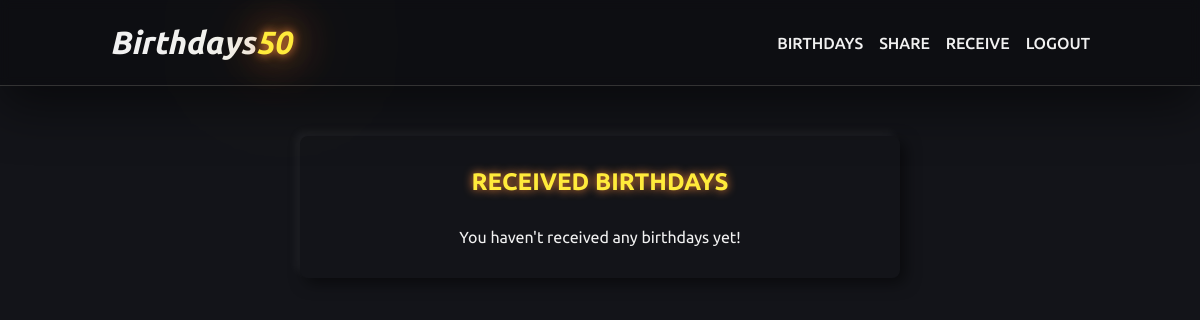
Page /receive (signed in) on the earlier database version.
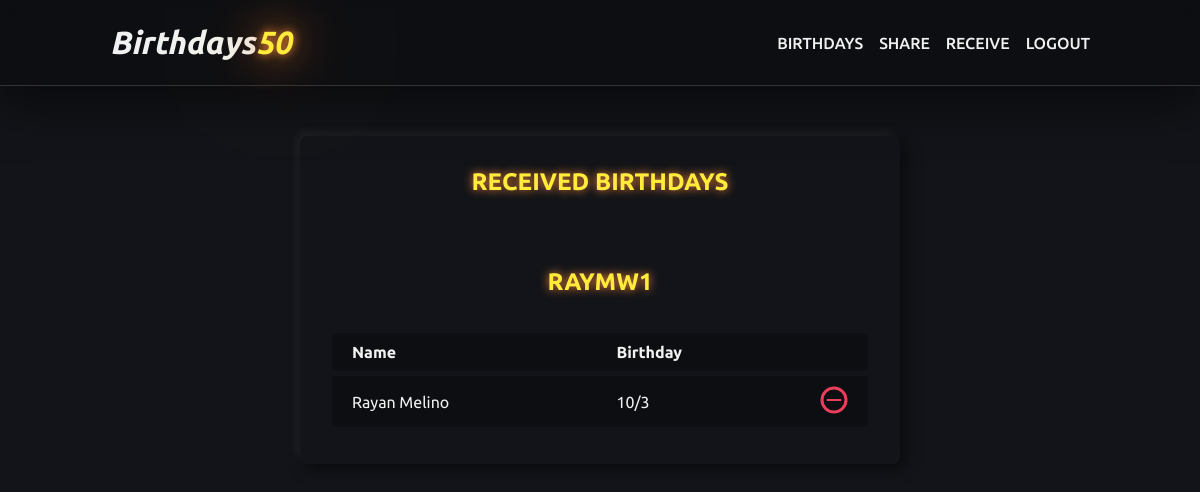
Same page on the later database version.
### tables this page shows
CREATE TABLE users (id INTEGER, email TEXT NOT NULL UNIQUE, username TEXT NOT NULL UNIQUE, password TEXT NOT NULL, PRIMARY KEY(id));

CREATE TABLE birthdays (id INTEGER, name TEXT NOT NULL, month INTEGER NOT NULL, day INTEGER NOT NULL, user_id INTEGER NOT NULL, PRIMARY KEY(id), FOREIGN KEY(user_id) REFERENCES users(id) ON DELETE CASCADE);

### application.py (the view)
@app.route("/receive")
@login_required
def receive():
  users = formatSharedBirthdays(session["user_id"])
  return render_template("receive.html", users=users)

### application.py (called while the page is built)
@app.after_request
def after_request(response):
    response.headers["Cache-Control"] = "no-cache, no-store, must-revalidate"
    response.headers["Expires"] = 0
    response.headers["Pragma"] = "no-cache"
    return response

### helpers.py (called while the page is built)
def login_required(f):
  @wraps(f)
  def decorated_function(*args, **kwargs):
      if session.get("user_id") is None:
          return redirect("/")
      return f(*args, **kwargs)
  return decorated_function

### models/Birthday.py (called while the page is built)
def getBirth(id):
  return db.execute("SELECT * FROM birthdays WHERE id = ?", id)

def getSharedBirths(receiver_id):
  return db.execute("SELECT * FROM shared WHERE receiver_id = ?", receiver_id)

### models/User.py (called while the page is built)
def getUser(id):
  return db.execute("SELECT * FROM users WHERE id = ?", id);

### services/birthdays.py (called while the page is built)
def formatSharedBirthdays(receiver_id):
  births = getSharedBirths(receiver_id)
  users = {}
  for birth in births:
    birthToGet = getBirth(birth["birthday_id"])
    birthToGet[0]["share_id"] = birth["id"]
    try:
      users[getSenderName(birth["sender_id"])].append(birthToGet[0])
    except:
      users[getSenderName(birth["sender_id"])] = birthToGet
  return users

def getSenderName(sender_id):
  sender = getUser(sender_id)
  return sender[0]["username"]

### templates/receive.html (shortened to what this page needs)
{% extends "layout.html" %}
{% block head %}
  <link rel="stylesheet" href="/styles/birthdays.css">
  <link rel="stylesheet" href="/styles/share.css">
{% endblock head %}
{% block content %}
  <div class="box-container">
    <h2>Received Birthdays</h2>
    {% if users %}
    {% for user in users %}
    <div class="birthdays">
      <h2>{{ user }}</h2>
      <div class="birthdays-table">
        <table>
          <thead>
            <tr>
              <th>Name</th>
              <th>Birthday</th>
              <th></th>
            </tr>
          </thead>
          <tbody>
            {% for birthday in users[user] %}
            <tr>
              <td>{{ birthday.name }}</td>
              <td>{{ birthday.month }}/{{ birthday.day }}</td>
              <td>
                <form action="/remove-shared" method="POST">
                  <button type="submit"><img src="/assets/minus.svg" alt="Remove"></button>
                </form>
              </td>
            </tr>
            {% endfor %}
          </tbody>
        </table>
      </div>
    </div>
    {% endfor %}
    {% else %}
    <p>You haven't received any birthdays yet!</p>
    {% endif %}
  </div>
{% endblock content %}

Differences in the rows shown:
now on this page (row unchanged): users: username "RAYMW1"
added birthdays: name "Rayan Melino", month "10", day "3"
Other differences:
text no longer shown: "You haven't received any birthdays yet!"
